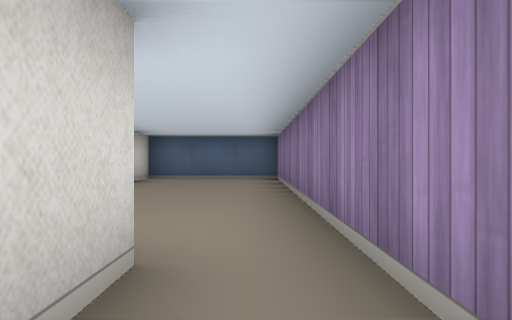
[1] (above)

12 first-person views from a walk through a cub3D maze. The camera is about half as high as the walls, looks level and sees 70° across. The floor is counted in squares. Each view is taken from the middle of a square. On the plan, view 1 faces up. The plan holds only what a view shows up to about 9 squares ahead; the rest is blank.

[2]
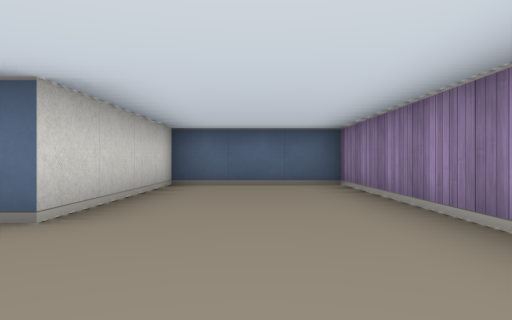

[3]
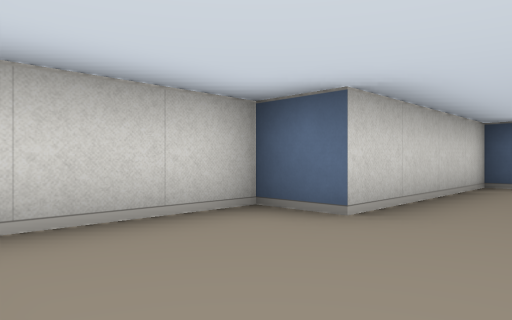

[4]
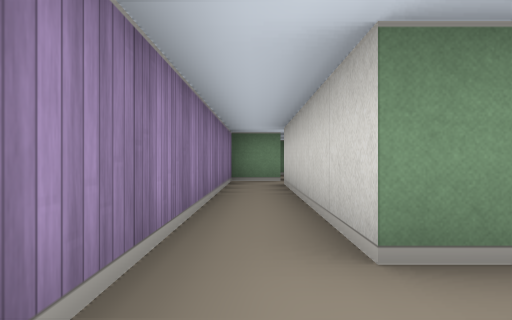

[5]
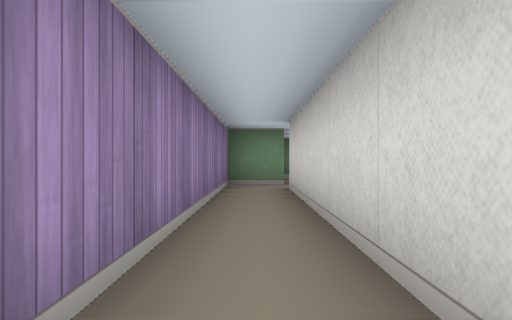

[6]
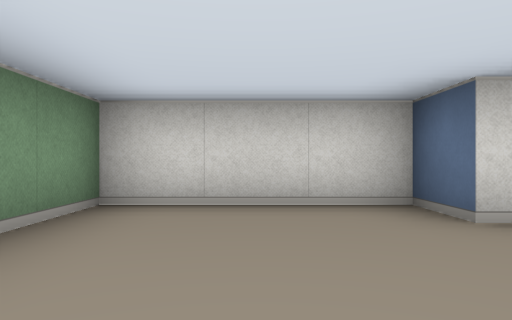

[7]
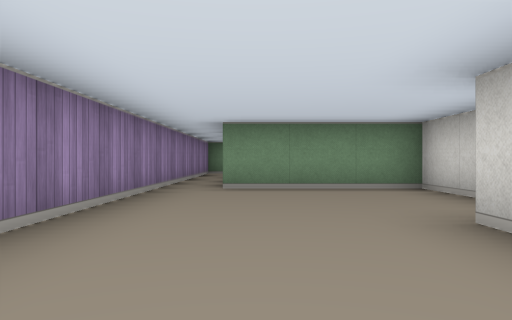

[8]
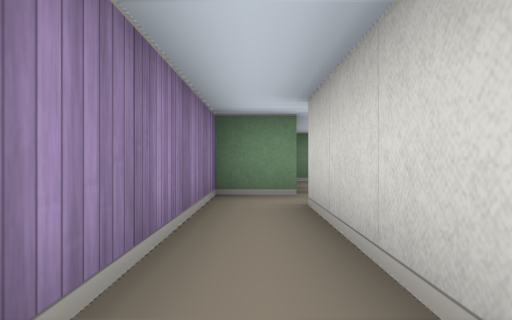

[9]
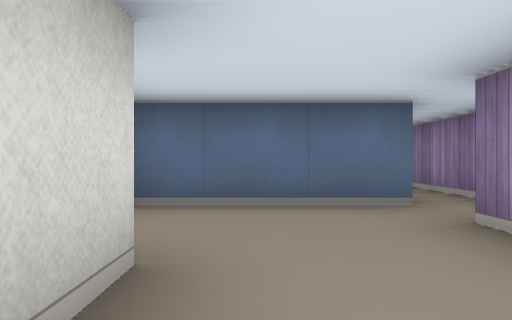

[10]
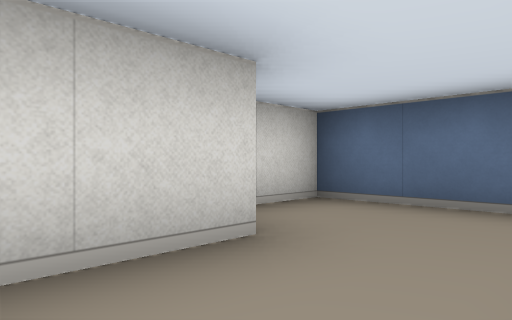

[11]
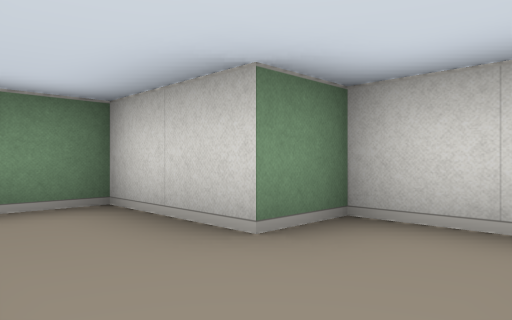

[12]
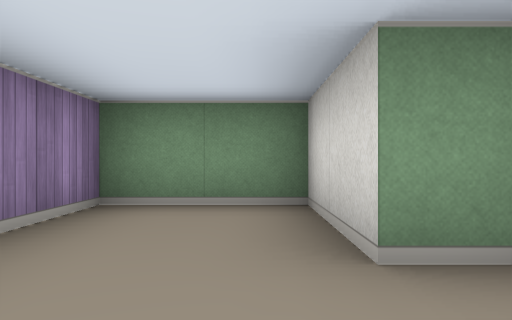

### Floor plan
Points are (right, up) in squares from view 1. A wall is a line through its corners. A room is listed if a view was taken in it or the views show most of it. See-through windows are left out.
Room 1 (views 1, 8)
walls: (-0.5, 1.5) (-0.5, -3.5); (0.5, -3.5) (0.5, 1.5)
ways out: opening at (0, 2) to room 2; opening at (0, -4) to room 3
Room 2 (views 2, 3, 4, 5, 6, 7)
walls: (0.5, 1.5) (0.5, 8.5) (-2.5, 8.5) (-2.5, 4.5) (-3.5, 4.5) (-3.5, 1.5) (-0.5, 1.5)
ways out: opening at (0, 2) to room 1
Room 3 (views 9, 10, 11, 12)
walls: (-0.5, -3.5) (-3.5, -3.5) (-3.5, -5.5) (-2.5, -5.5) (-2.5, -7.5) (-0.5, -7.5) (-0.5, -4.5) (0.5, -4.5) (0.5, -3.5)
ways out: opening at (0, -4) to room 1

Positions as (right, up) in squares from view 1, and headings:
1: (0, 0), facing up
2: (-1, 2), facing up
3: (-1, 2), facing up-left
4: (0, 3), facing down
5: (0, 2), facing down
6: (0, 3), facing left
7: (-1, 7), facing down
8: (0, 0), facing down
9: (-2, -7), facing up
10: (-1, -7), facing up-left
11: (-1, -4), facing down-left
12: (-2, -4), facing down
